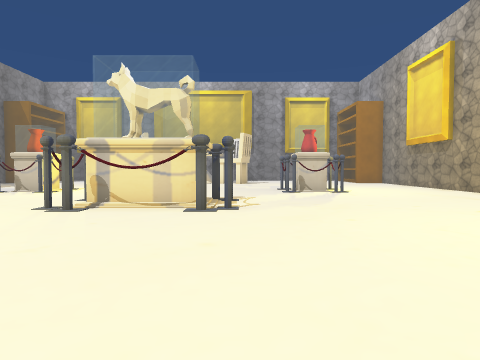
view 1 (above)

19 first-person views from a walk through a Unity game level. The camera is 1.4 m above the floor, tilts 2° down and sees 75° across. The floor is counted in squares, 2 m on a side. Each view is taken from the middle of a square. On the plan, view 1 faces up. The plan holds only what a view shows up to about 10 squares ahead; the rest is blank. The place goes on beyond the plan. The player character is not drawn. Some surface patterns are stand-ins.

view 2
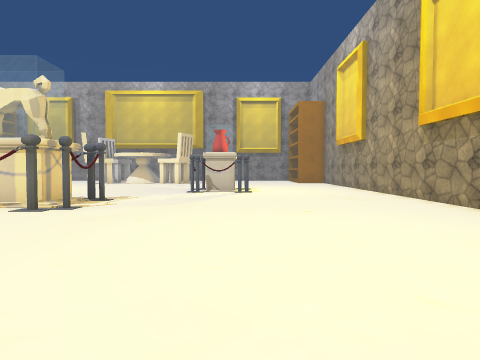

view 3
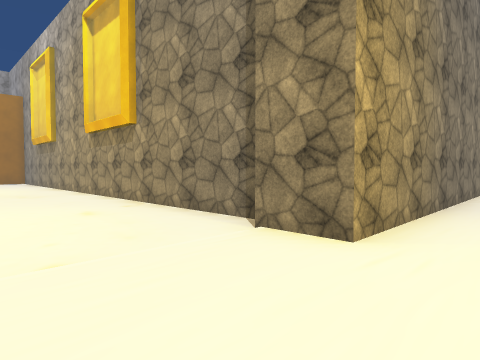

view 4
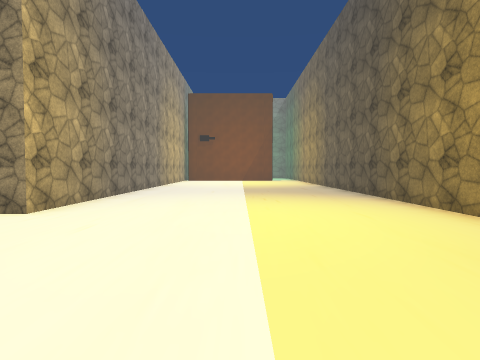

view 5
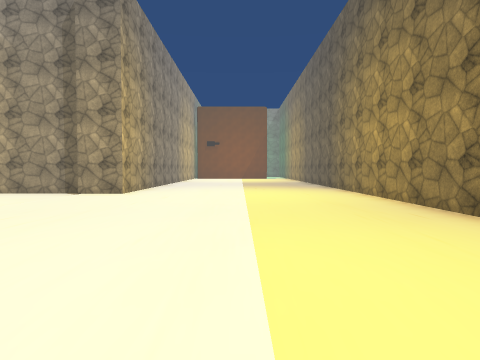

view 6
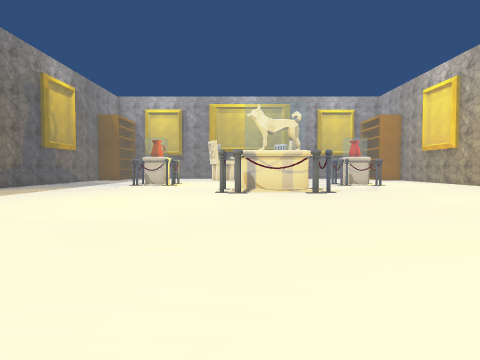

view 7
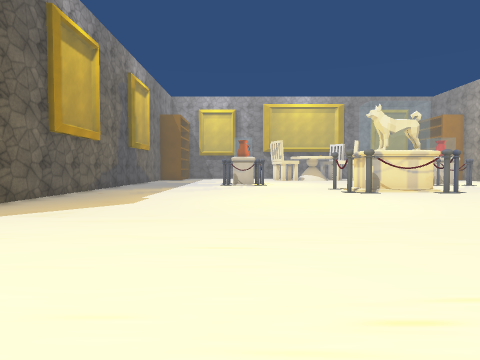

view 8
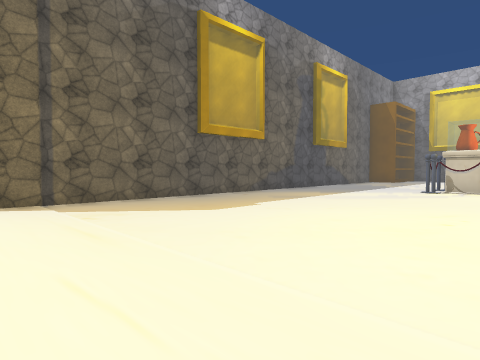

view 9
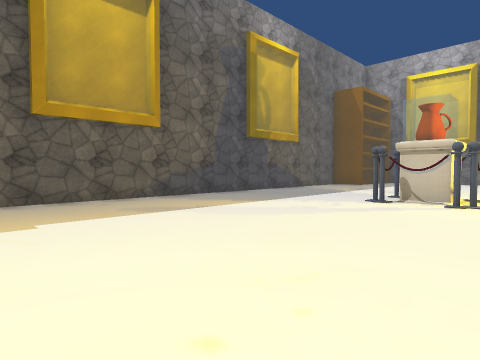

view 10
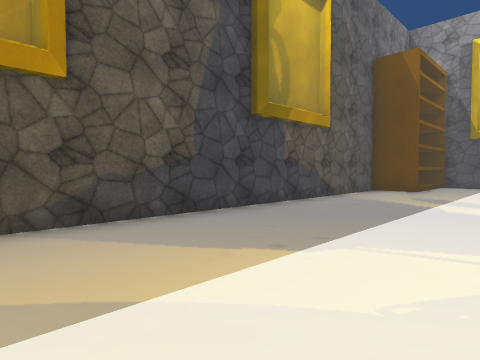

view 11
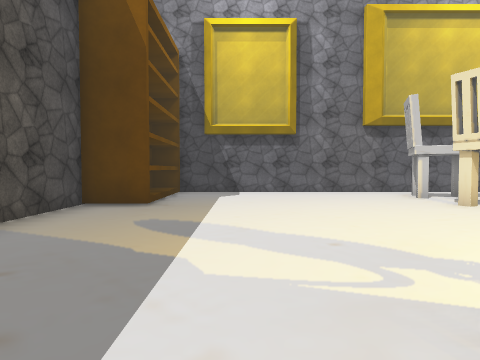

view 12
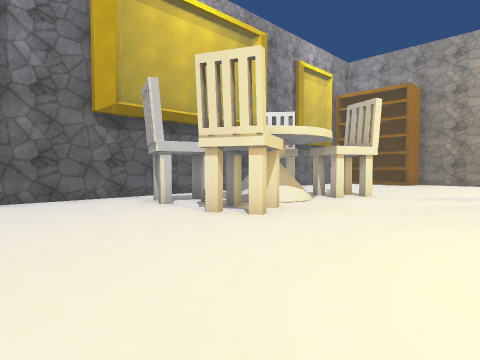

view 13
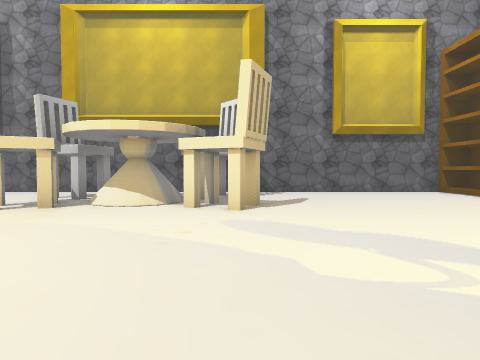

view 14
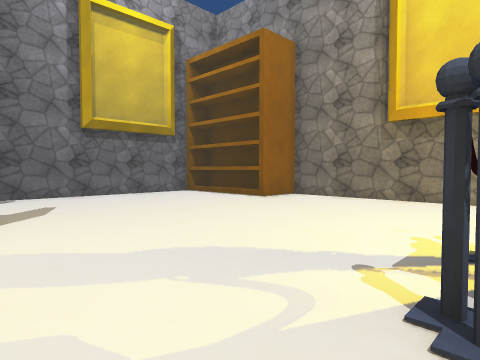

view 15
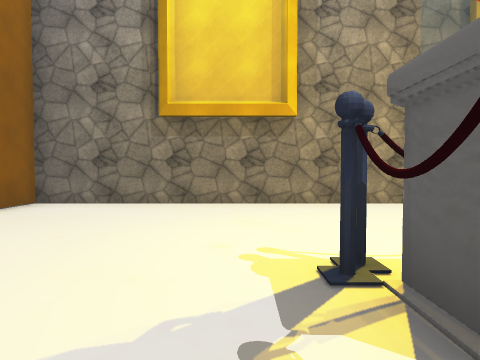

view 16
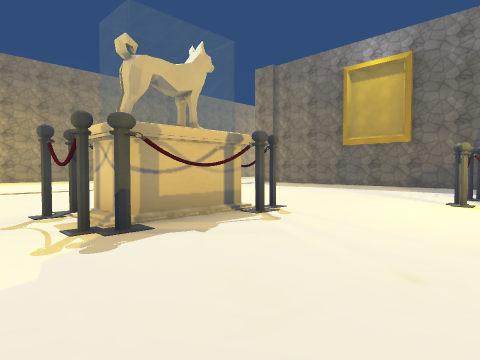

view 17
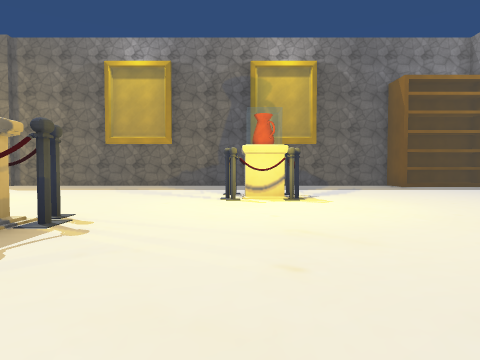

view 18
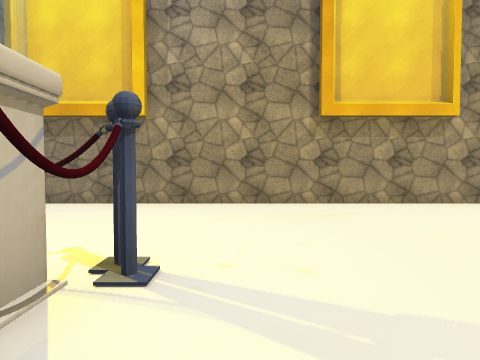

view 19
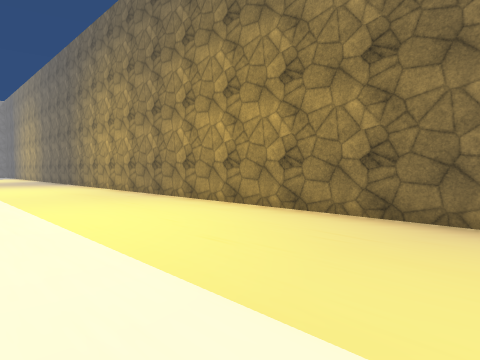

### Floor plan
Key: @ floor where view 1 was taken; # wall or solid block; . floor; S shelf; C chair; T table; O other object.
Columns run from 13 left of view 1 to 12 right of it. Each row starts with its distance up from view 1.
 20  ####################
 19  #S........   .....S#
 18  #S........ CC.....S#
 17 ##S......CTTC......S##
 16 #.......C..TCC.......#
 15 #....................#
 14 #....................#
 13 #....................#
 12 #....................#
 11 #....###....... #....#
 10 #....#O#.......O#....#
  9 #....................#
  8 #..........O.........#
  7 #........OOO#O.......#
  6 #.........OO#........#
  5 #....................#
  4 #....................#
  3 #....................#
  2 #....................#
  1 #....................#
  0 ##...........@  ....######
 -1    .......................
 -2     ......................
 -3      .....................
 -4       . ..................
 -5         ..................
 -6         ..................
 -7         ..................
 -8          #################

Where each view was taken, in squares from view 1:
view 1: 0 up, 0 right, facing up
view 2: 0 up, 3 right, facing up
view 3: 2 down, 4 right, facing up-right
view 4: 4 down, 2 right, facing right
view 5: 4 down, 2 left, facing right
view 6: 4 down, 3 left, facing up
view 7: 4 down, 7 left, facing up
view 8: 1 down, 5 left, facing up-left
view 9: 3 up, 5 left, facing up-left
view 10: 6 up, 8 left, facing up-left
view 11: 10 up, 9 left, facing up
view 12: 12 up, 8 left, facing up-right
view 13: 10 up, 0 right, facing up
view 14: 11 up, 0 right, facing up-right
view 15: 12 up, 1 right, facing right
view 16: 11 up, 1 right, facing down-left
view 17: 10 up, 1 right, facing left
view 18: 9 up, 1 right, facing right
view 19: 3 down, 5 left, facing down-right
